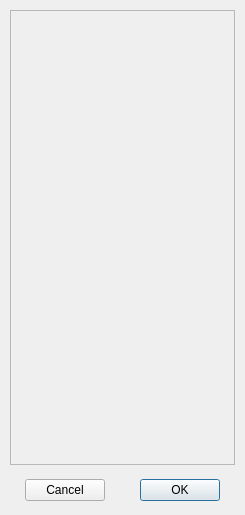
<?xml version="1.0" encoding="UTF-8"?>
<ui version="4.0">
 <class>TFCompositionDialog</class>
 <widget class="QDialog" name="TFCompositionDialog">
  <property name="geometry">
   <rect>
    <x>0</x>
    <y>0</y>
    <width>245</width>
    <height>515</height>
   </rect>
  </property>
  <property name="windowTitle">
   <string>Compositon Manager</string>
  </property>
  <widget class="QScrollArea" name="scrollArea">
   <property name="geometry">
    <rect>
     <x>10</x>
     <y>10</y>
     <width>225</width>
     <height>455</height>
    </rect>
   </property>
   <property name="widgetResizable">
    <bool>true</bool>
   </property>
   <widget class="QWidget" name="scrollAreaWidgetContents">
    <property name="geometry">
     <rect>
      <x>0</x>
      <y>0</y>
      <width>223</width>
      <height>453</height>
     </rect>
    </property>
   </widget>
  </widget>
  <widget class="QWidget" name="horizontalWidget" native="true">
   <property name="geometry">
    <rect>
     <x>10</x>
     <y>475</y>
     <width>225</width>
     <height>30</height>
    </rect>
   </property>
   <layout class="QHBoxLayout" name="horizontalLayout">
    <property name="spacing">
     <number>5</number>
    </property>
    <property name="margin">
     <number>0</number>
    </property>
    <item>
     <spacer name="horizontalSpacer">
      <property name="orientation">
       <enum>Qt::Horizontal</enum>
      </property>
      <property name="sizeHint" stdset="0">
       <size>
        <width>40</width>
        <height>20</height>
       </size>
      </property>
     </spacer>
    </item>
    <item>
     <widget class="QPushButton" name="cancelButton">
      <property name="enabled">
       <bool>true</bool>
      </property>
      <property name="text">
       <string>Cancel</string>
      </property>
     </widget>
    </item>
    <item>
     <spacer name="horizontalSpacer_3">
      <property name="orientation">
       <enum>Qt::Horizontal</enum>
      </property>
      <property name="sizeHint" stdset="0">
       <size>
        <width>40</width>
        <height>20</height>
       </size>
      </property>
     </spacer>
    </item>
    <item>
     <spacer name="horizontalSpacer_4">
      <property name="orientation">
       <enum>Qt::Horizontal</enum>
      </property>
      <property name="sizeHint" stdset="0">
       <size>
        <width>40</width>
        <height>20</height>
       </size>
      </property>
     </spacer>
    </item>
    <item>
     <widget class="QPushButton" name="okButton">
      <property name="enabled">
       <bool>true</bool>
      </property>
      <property name="text">
       <string>OK</string>
      </property>
      <property name="autoDefault">
       <bool>true</bool>
      </property>
      <property name="default">
       <bool>true</bool>
      </property>
     </widget>
    </item>
    <item>
     <spacer name="horizontalSpacer_2">
      <property name="orientation">
       <enum>Qt::Horizontal</enum>
      </property>
      <property name="sizeHint" stdset="0">
       <size>
        <width>40</width>
        <height>20</height>
       </size>
      </property>
     </spacer>
    </item>
   </layout>
  </widget>
 </widget>
 <resources/>
 <connections>
  <connection>
   <sender>okButton</sender>
   <signal>clicked()</signal>
   <receiver>TFCompositionDialog</receiver>
   <slot>accept()</slot>
   <hints>
    <hint type="sourcelabel">
     <x>179</x>
     <y>489</y>
    </hint>
    <hint type="destinationlabel">
     <x>122</x>
     <y>257</y>
    </hint>
   </hints>
  </connection>
  <connection>
   <sender>cancelButton</sender>
   <signal>clicked()</signal>
   <receiver>TFCompositionDialog</receiver>
   <slot>reject()</slot>
   <hints>
    <hint type="sourcelabel">
     <x>65</x>
     <y>489</y>
    </hint>
    <hint type="destinationlabel">
     <x>122</x>
     <y>257</y>
    </hint>
   </hints>
  </connection>
 </connections>
</ui>
